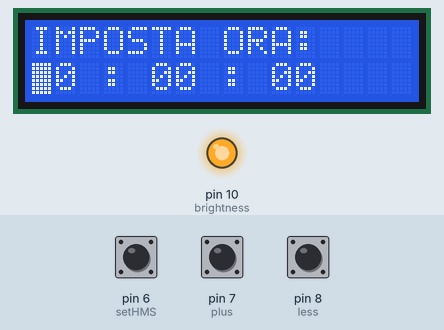
A sketch run on a simulated Arduino Uno, built with avr-gcc and run on an emulated ATmega328P. Parts: 16×2 character LCD, output pins drawn as LEDs (lit = HIGH). Inputs (shaded band) come from the test bench; at power-on: pin 6 (setHMS) HIGH, pin 7 (plus) HIGH, pin 8 (less) HIGH.

Above: at 2.8 s.
2.9 s: pin 6 (setHMS) pulled LOW for 3.2 s
At 6.3 s:
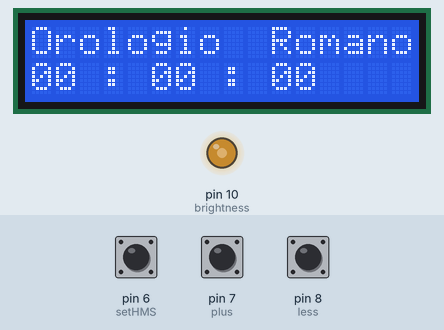
7.9 s: pin 7 (plus) pulled LOW for 1 s
At 9.6 s:
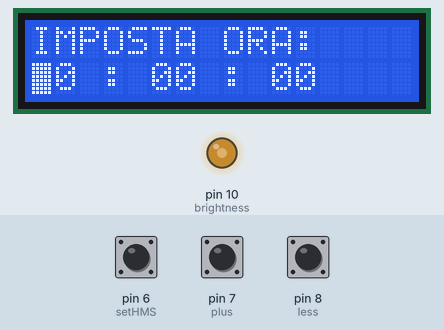
10.4 s: pin 6 (setHMS) pulled LOW for 0.15 s
At 11.2 s:
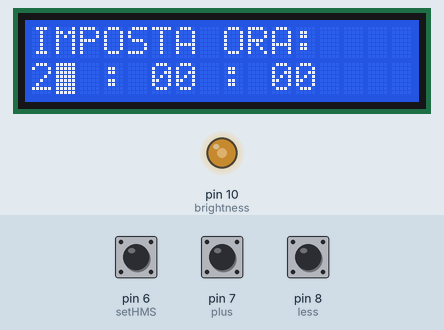
12.4 s: pin 7 (plus) pulled LOW for 0.15 s
Timing chart, 0 to 15.0 s (numbered marks = the images above; inputs shaded):
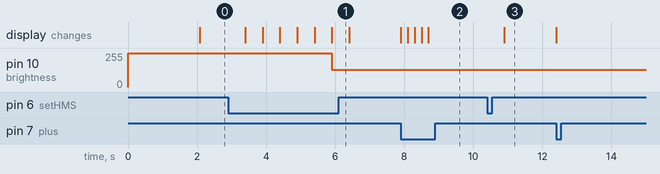

The sketch:

ClockNoRTC.ino
```cpp
#include <LiquidCrystal.h>
#define brightness 10
#define setHMS 6
#define plus 7
#define less 8
#define valBrightness A0

const int rs = 12, en = 11, d4 = 5, d5 = 4, d6 = 3, d7 = 2;
LiquidCrystal lcd(rs, en, d4, d5, d6, d7);

char h,hh,m,mm,s,ss;

void setup() {
  Serial.begin(9600);
  analogWrite(brightness,255);
  lcd.begin(16, 2);
  lcd.home();
  lcd.print("Orologio  Romano");
  delay(2000);
  lcd.clear();
  pinMode(brightness,OUTPUT);
  pinMode(setHMS,INPUT_PULLUP);
  pinMode(plus,INPUT_PULLUP);
  pinMode(less,INPUT_PULLUP);
  settingHMS();
}

void settingHMS(){
  lcd.home();
  lcd.print("IMPOSTA ORA:    ");
  lcd.setCursor(0,1);
  lcd.print("00 : 00 : 00");
  lcd.blink();
  h = setNumber(0,'2');
  hh = setNumber(1,'9');
  m = setNumber(5,'5');
  mm = setNumber(6,'9');
  s = setNumber(10,'5');
  ss = setNumber(11,'9');
  lcd.noBlink();
  lcd.home();
  lcd.print("Orologio  Romano");
}

char setNumber(short int column, char maxN){
  lcd.setCursor(column,1);
  char number = '0';
  while(digitalRead(setHMS)){
    if(!digitalRead(plus)) {
      if(number>=maxN) number = '0';
      else number ++;
      lcd.write(number);
      lcd.setCursor(column,1);
      delay(200); //tempo di lasciaere il dito dal pulsante;
    }
    else if(!digitalRead(less)){
      if(number!='0') number--;
      lcd.write(number);
      lcd.setCursor(column,1);
      delay(200); //tempo di lasciaere il dito dal pulsante;
  }
  }
  delay(500); //tempo di lasciaere il dito dal pulsante;
  return number;
}

void loop() {
  //imposto la luminosità del display
  setBrightness();
  //se viene premuto il pulsante di set vado a settare l'ora.
  if(!digitalRead(setHMS)) { delay(500); settingHMS(); }
  //se sono le 23 e 59 riporto a 00:00:00
  if(h=='2'&&hh=='3'&&m=='5'&mm=='9'&s=='5'&ss=='9'){
    h=hh=m=mm=s=ss='0';
    lcd.setCursor(0,1);
    lcd.print("00 : 00 : 00");
  }
  if(aggiornoOrario(11,&ss,'9'))
    if(aggiornoOrario(10,&s,'5'))
      if(aggiornoOrario(6,&mm,'9'))
        if(aggiornoOrario(5,&m,'5'))
          if(aggiornoOrario(1,&hh,'9'))
            if(aggiornoOrario(0,&h,'2'));

  delay(1000);
}

//Ritorno true se devo cambiare colonna. False altrimenti.
bool aggiornoOrario(short int column, char *c, char maxC){
  lcd.setCursor(column,1);
  if(*c<maxC){
    (*c)++;
    lcd.write(*c);
    return false;
  }
  else{
    (*c) = '0';
    lcd.write(*c);
    return true;
  }
}

unsigned int b;
void setBrightness(){
  b = map(analogRead(valBrightness), 0, 1023, 1, 255);
  analogWrite(brightness,b); //imposto luminosità al display
}
```

Measured:
- after the input at 2.9 s, pin 10 (brightness): 255/255 → 128/255 after 3.0 s; the display: first changes after 0.50 s (image 1 shows a later state)
- after the input at 10.4 s, the display: changes after 0.50 s (image 3)
